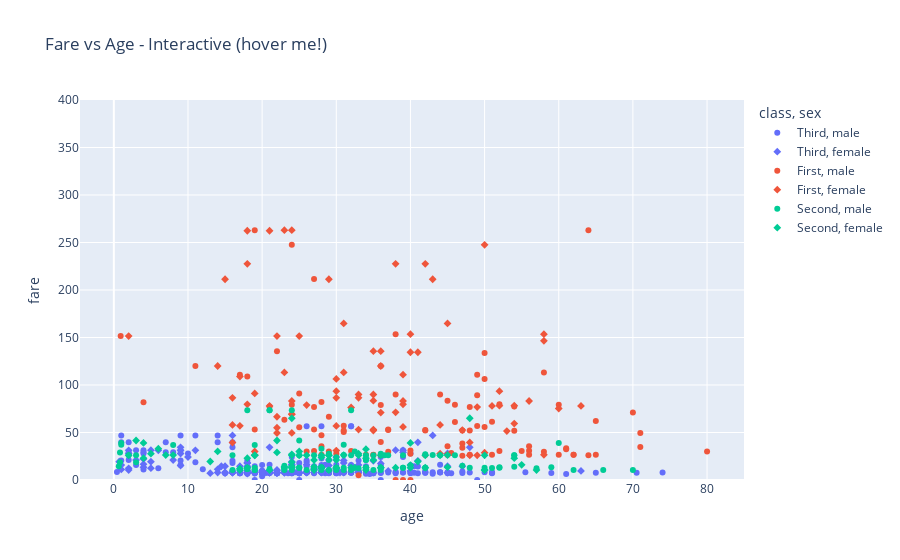

This figure's notebook cell:
### Markdown cell above
## Plotly

### Code cell
df = titanic.dropna(subset=["age", "fare", "class", "sex", "embark_town"])
fig = px.scatter(
    df, x="age", y="fare",
    color="class", symbol="sex",
    hover_data=["embark_town", "alone", "who"],
    range_y=[0, 400],
    title="Fare vs Age - Interactive (hover me!)"
)
fig.show()
